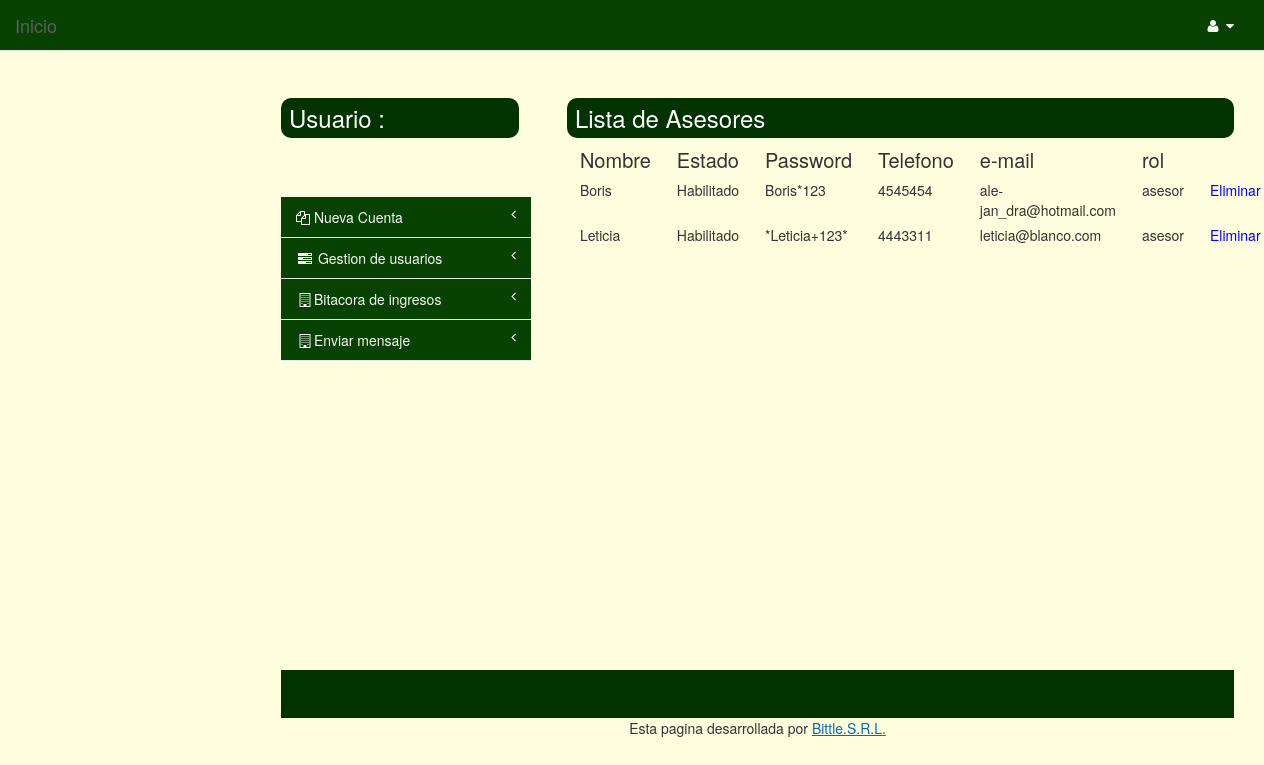
Page /Vista/lista_asesores.php on the committed database.
### tables this page shows
CREATE TABLE IF NOT EXISTS `usuario_rol` (
  `NOMBRE_U` varchar(50) NOT NULL,
  `ROL_R` varchar(50) NOT NULL,
  PRIMARY KEY (`NOMBRE_U`,`ROL_R`) USING BTREE,
  KEY `FK_ROL__USUARIO_ROL` (`ROL_R`) USING BTREE
);

CREATE TABLE IF NOT EXISTS `usuario` (
  `NOMBRE_U` varchar(50) NOT NULL,
  `ESTADO_E` varchar(50) NOT NULL,
  `PASSWORD_U` varchar(50) NOT NULL,
  `TELEFONO_U` varchar(8) NOT NULL,
  `CORREO_ELECTRONICO_U` varchar(50) NOT NULL,
  PRIMARY KEY (`NOMBRE_U`) USING BTREE,
  KEY `FK_ESTADO__USUARIO` (`ESTADO_E`) USING BTREE
);

### Vista/lista_asesores.php (the view, shortened to what this page needs)
<?php
 $UsuarioActivo = $_SESSION['usuario'];
?>
    <html>
<head>
    <link href="../Librerias/icheck/skins/square/green.css" rel="stylesheet">
    <link rel="stylesheet" href="../Librerias/css/bootstrap.min.css" rel="stylesheet">
    <link rel="stylesheet" type="text/css" href="../Librerias/lib/css/docs.css">
    <link rel="stylesheet" type="text/css" href="../Librerias/font-awesome/css/font-awesome.css">
    <link rel="stylesheet" type="text/css" href="../Librerias/lib/css/bootstrap-datetimepicker.css">
    <link rel="stylesheet" type="text/css" href="../Librerias/lib/css/bootstrap-multiselect.css">
    <link rel="stylesheet" type="text/css" href="../Librerias/lib/css/bootstrapValidator.css">
    <link href="../Librerias/css/plugins/timeline/timeline.css" rel="stylesheet">
    <link href="../Librerias/css/sb-admin.css" rel="stylesheet">
        <link href="css/style.css" rel="stylesheet" type="text/css" />
<link href="css/tabla-div.css" rel="stylesheet" type="text/css" />
</head>
<body>
    <div id="wrapper">
        <nav class="navbar navbar-default navbar-fixed-top" role="navigation" style="margin-bottom: 0">
            <div class="navbar-header">
                <a class="navbar-brand" href="principal.php">Inicio </a>
            </div>
            <ul class="nav navbar-top-links navbar-right">
                <li class="dropdown">
                    <a class="dropdown-toggle" data-toggle="dropdown" href="#">
                        <?php echo $UsuarioActivo.' '; ?><i class="fa fa-user fa-fw"></i>  <i class="fa fa-caret-down"></i>
                    </a>
                </li>
            </ul>
    </nav>
            </div>
        <div id="page-wrapper">
                <div class="content">
                <div class="content_resize">
                    <div class="mainbar">
                                            <div class="article"><br><br>
                            <h2><span>Lista de Asesores</span></h2>
                        </div>
                                   <div class="historia1">
                            <div class="contenedor-fila2">
                                <div class="contenedor-columna">
                                    <?php
                                        echo "Nombre";
                                    ?>
                                </div>
                                <div class="contenedor-columna">
                                    <?php
                                        echo "Estado";
                                    ?>
                                </div>
                                <div class="contenedor-columna">
                                    <?php
                                        echo "Password";
                                    ?>
                                </div>
                                <div class="contenedor-columna">
                                    <?php
                                        echo "Telefono";
                                    ?>
                                </div>
                                <div class="contenedor-columna">
                                    <?php
                                        echo "e-mail";
                                    ?>
                                </div>
                                <div class="contenedor-columna">
                                    <?php
                                        echo "rol";
                                    ?>
                                </div>
                                                        </div>
                            <?php
                                $peticion = mysql_query("SELECT u.NOMBRE_U, u.ESTADO_E, u.PASSWORD_U, u.TELEFONO_U , u.CORREO_ELECTRONICO_U, r.ROL_R
FROM usuario u , usuario_rol r
WHERE  u.NOMBRE_U = r.NOMBRE_U  AND r.ROL_R = 'asesor'");
                                while($fila = mysql_fetch_array($peticion))
                                {
                            ?>
                                <div class="contenedor-fila">
                                       <div class="contenedor-columna">
                                        <?php
                                            echo $fila['NOMBRE_U'];
                                        ?>
                                    </div>
                                    <div class="contenedor-columna">
                                        <?php
                                            echo $fila['ESTADO_E'];
                                        ?>
                                    </div>
                                    <div class="contenedor-columna">
                                        <?php
                                            echo $fila['PASSWORD_U'];
                                        ?>
                                    </div>
                                    <div class="contenedor-columna">
                                        <?php
                                            echo $fila['TELEFONO_U'];
                                        ?>
                                    </div>
                                    <div class="contenedor-columna">
                                        <?php
                                            echo $fila['CORREO_ELECTRONICO_U'];
                                        ?>
                                    </div>
                                    <div class="contenedor-columna">
                                        <?php
                                            echo $fila['ROL_R'];
                                        ?>
                                    </div>
                                       <div class="contenedor-columna">
                                        <?php
                                            echo "<a href ='eliminar_asesor.php?id_us=".$fila['NOMBRE_U']."' class='verificar'><font color='blue'>Eliminar</font></a>";
                                        ?>
                                    </div>
                                </div>
                                <?php
                                }
                        ?>
                                                      </div>
                    </div>
            <div class="sidebar">
                            <br><br>
                <h2 class="star">Usuario :  <?php echo $_SESSION['usuario'] ?></h2>
            <div class="navbar-default navbar-static-side" role="navigation">
                <div class="sidebar-collapse">
                    <ul class="nav" id="side-menu">
                                <li>
                                    <a href="../Vista/registro_administrador.php"><i class="fa fa-bar-chart-o fa-files-o "></i> Nueva Cuenta<span class="fa arrow"></span></a>
                                </li>
                         <li>
                            <a href="#"><i class="fa fa-tasks fa-fw"></i> Gestion de usuarios<span class="fa arrow"></span></a>
                        </li>
                        <li>
                            <a href="#"><i class="fa fa-building-o fa-fw"></i>Bitacora de ingresos <span class="fa arrow"></span></a>
                        </li>
                         <li>
                            <a href="#"><i class="fa fa-building-o fa-fw"></i>Enviar mensaje <span class="fa arrow"></span></a>
                        </li>
                    </ul>
                </div>
            </div>
                        </div></div>
                        </div>
            <div class="clr"></div> <br><br><br><br><br><br><br><br><br><br><br><br><br><br><br><br><br><br><br><br><br>
            <div class="footer">
            <div class="footer_resize">
                </div>
            </div>
        <div align=center>
            Esta pagina desarrollada por  <a class="registrar" href=''>Bittle.S.R.L.</a>
                </div>
        </div>
</body>
</html>

### Librerias/css/sb-admin.css (style rules this page uses)
body { background-color: #fefdde; padding-top: 100px; }
@media (min-width:768px) { body { padding-top: 50px; } }
#wrapper { width: 100%; }
#page-wrapper { padding: 0 15px; min-height: 568px; background-color: #fefdde; }
@media (min-width:768px) { #page-wrapper { position: inherit; margin: 0 0 0 250px; padding: 0 30px; min-height: 1300px; border-left: 1px solid #fefdde; } }
.navbar-static-side ul li { border-bottom: 1px solid #e7e7e7; }
.navbar-top-links li { display: inline-block; }
.navbar-top-links li:last-child { margin-right: 15px;dropdown }
.navbar-top-links li a { padding: 15px; min-height: 50px; }
.arrow { float: right; }
.fa.arrow:before { content: "\f104"; }
@media (min-width:768px) { .navbar-static-side { z-index: 1; position: absolute; width: 250px; margin-top: 51px; } }

### Vista/css/style.css (style rules this page uses)
h2 { margin:8px 0; padding:5px 8px; font-size:24px; line-height:30px; font-weight:normal; color:#fff; background:#003300; border-radius:10px; }
a.registrar { color:#006DB2; text-decoration:underline; }
.content_resize { margin:0 auto; padding:0px 0 20px; width:100%; border-radius:10px; }
.content .mainbar { margin:0; padding:0; float:right; width:70%; }
.content .sidebar { padding:0; float:left; width:25%; }
.footer { background:#003300; }
.footer_resize { margin:0 auto; padding:0 20px; width:100%; line-height:1.5em; color:#fff; }
a { outline:none; }

### Vista/css/tabla-div.css (style rules this page uses)
.contenedor-fila { display: table-row; height: 20px; }
.contenedor-fila2 { display: table-row; height: 20px; font-size: 20px; }
.contenedor-columna { display: table-cell; width: 300px; padding:0px 13px 5px 13px; }

### rows in the picture
usuario_rol: NOMBRE_U.NOMBRE_U "Boris", NOMBRE_U.ESTADO_E "Habilitado", NOMBRE_U.PASSWORD_U "Boris*123", NOMBRE_U.TELEFONO_U "4545454", NOMBRE_U.CORREO_ELECTRONICO_U "ale-jan_dra@hotmail.com", ROL_R "asesor"
usuario_rol: NOMBRE_U.NOMBRE_U "Leticia", NOMBRE_U.ESTADO_E "Habilitado", NOMBRE_U.PASSWORD_U "*Leticia+123*", NOMBRE_U.TELEFONO_U "4443311", NOMBRE_U.CORREO_ELECTRONICO_U "leticia@blanco.com", ROL_R "asesor"
